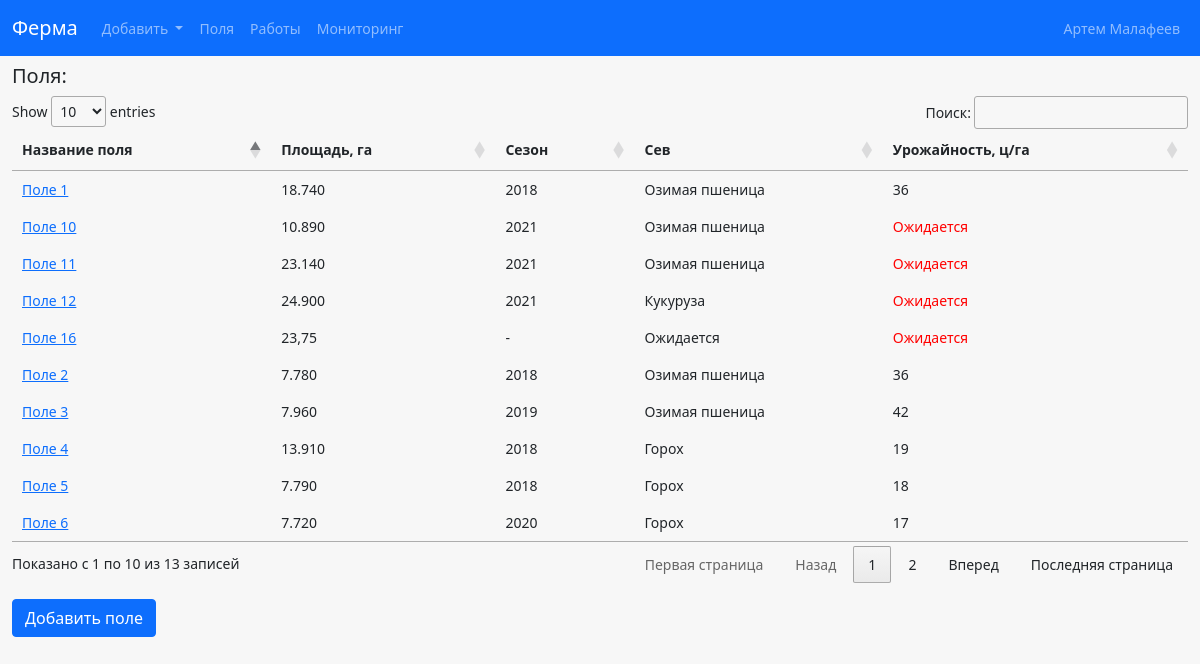
The app's page /fields/ with its own data.
### fields/models.py (models this page shows, shortened)
class Crop(models.Model):
    season = models.ForeignKey(Season, related_name='crops', on_delete=models.CASCADE)
    field = models.ForeignKey(Field,  related_name='crops', on_delete=models.CASCADE)
    culture = models.ForeignKey(Culture, related_name='crops', on_delete=models.CASCADE)
    planned_harvest = models.IntegerField('Планируемый урожай', blank=True, null=True)
    actual_harvest = models.IntegerField('Фактический урожай', blank=True, null=True)
    sowing_date = models.DateField('Дата сева', blank=True, null=True)
    harvest_date = models.DateField('Дата сбора', blank=True, null=True)
    density = models.CharField('Плотность засева', max_length=32, blank=True, null=True)
    class Meta:
        verbose_name = 'Сев'
        verbose_name_plural = 'Севы'

class Field(models.Model):
    user = models.ForeignKey(User, on_delete=models.CASCADE, related_name='user_fields')
    name = models.CharField("Название поля", max_length=64, unique=True)
    slug = models.SlugField(max_length=128, unique=True)
    square = models.PositiveIntegerField('Площадь поля в квадратных метрах')
    square_ha = models.DecimalField('Площадь поля в гектарах', max_digits=10, decimal_places=3)
    coordinate = models.TextField()
    cadastral_number = models.CharField('Кадастровый номер', max_length=64)
    class Meta:
        verbose_name = 'Поле'
        verbose_name_plural = 'Поля'
    def get_absolute_url(self):
        return reverse('fields:field_detail', args=[self.slug])

class Season(models.Model):
    name = models.CharField(max_length=4, unique=True)
    slug = models.SlugField(max_length=128, unique=True)
    class Meta:
        verbose_name = 'Сезон'
        verbose_name_plural = 'Сезоны'

class Culture(models.Model):
    name = models.CharField(max_length=128, unique=True)
    slug = models.SlugField(max_length=128, unique=True)
    logo = models.ImageField(upload_to='cultures')
    class Meta:
        verbose_name = 'Культура'
        verbose_name_plural = 'Культуры'

### fields/views.py (the view)
# urls.py: path('', FieldsView.as_view(), name='field_list'),
class FieldsView(ListView):
    model = Field
    context_object_name = 'data'
    template_name = 'fields/field_list.html'
    def get_queryset(self):
        context = Crop.objects.raw('SELECT fc.id, ff.name, MAX(fs.name)'
                                   'FROM fields_crop fc '
                                   'JOIN fields_field ff ON fc.field_id = ff.id '
                                   'JOIN fields_season fs ON fc.season_id = fs.id '
                                   'GROUP BY ff.id')
        return context

### fields/templates/fields/field_list.html (shortened to what this page needs)
{% extends 'base.html' %}
{% block content %}
<link rel="stylesheet" href="http://cdn.datatables.net/1.10.11/css/jquery.dataTables.min.css">
<div class="content">
    <h3 class="mt-2">Поля:</h3>
    <table id="table">
        <thead>
        <tr>
            <th>Название поля</th>
            <th>Площадь, га</th>
            <th>Сезон</th>
            <th>Сев</th>
            <th>Урожайность, ц/га</th>
        </tr>
        </thead>
        <tbody>
        {% for info in data %}
        <tr>
            <td><a href="{{ info.field.get_absolute_url }}">{{ info.field.name }}</a></td>
            <td>{{ info.field.square_ha }}</td>
            <td>{{ info.season.name }}</td>
            <td>{{ info.culture.name }}</td>
            {% if info.actual_harvest is None %}
            <td style="color: red">Ожидается</td>
            {% else %}
            <td>{{ info.actual_harvest }}</td>
            {% endif %}
        </tr>
        {% endfor %}
        <tr>
            <td><a href="Поле 16">Поле 16</a></td>
            <td>23,75</td>
            <td>-</td>
            <td>Ожидается</td>
            <td style="color: red">Ожидается</td>
        </tr>
        </tbody>
    </table>
    <a href="{% url 'fields:add_field' %}" class="btn btn-primary mb-2">Добавить поле</a>
</div>
{% endblock %}

### fields/static/css/base.css (style rules this page uses)
body { font-size: 14px; background: #f7f7f7; height: 100vh; }
h3 { font-size: 20px; }

### records on screen
Crop: field.name "Поле 1", field.square_ha "18.740", season.name "2018", culture.name "Озимая пшеница", actual_harvest "36"
Crop: field.name "Поле 2", field.square_ha "7.780", season.name "2018", culture.name "Озимая пшеница", actual_harvest "36"
Crop: field.name "Поле 3", field.square_ha "7.960", season.name "2019", culture.name "Озимая пшеница", actual_harvest "42"
Crop: field.name "Поле 4", field.square_ha "13.910", season.name "2018", culture.name "Горох", actual_harvest "19"
Crop: field.name "Поле 5", field.square_ha "7.790", season.name "2018", culture.name "Горох", actual_harvest "18"
Crop: field.name "Поле 6", field.square_ha "7.720", season.name "2020", culture.name "Горох", actual_harvest "17"
Crop: field.name "Поле 10", field.square_ha "10.890", season.name "2021", culture.name "Озимая пшеница", shows "Ожидается"
Crop: field.name "Поле 11", field.square_ha "23.140", season.name "2021", culture.name "Озимая пшеница", shows "Ожидается"
Crop: field.name "Поле 12", field.square_ha "24.900", season.name "2021", culture.name "Кукуруза", shows "Ожидается"
